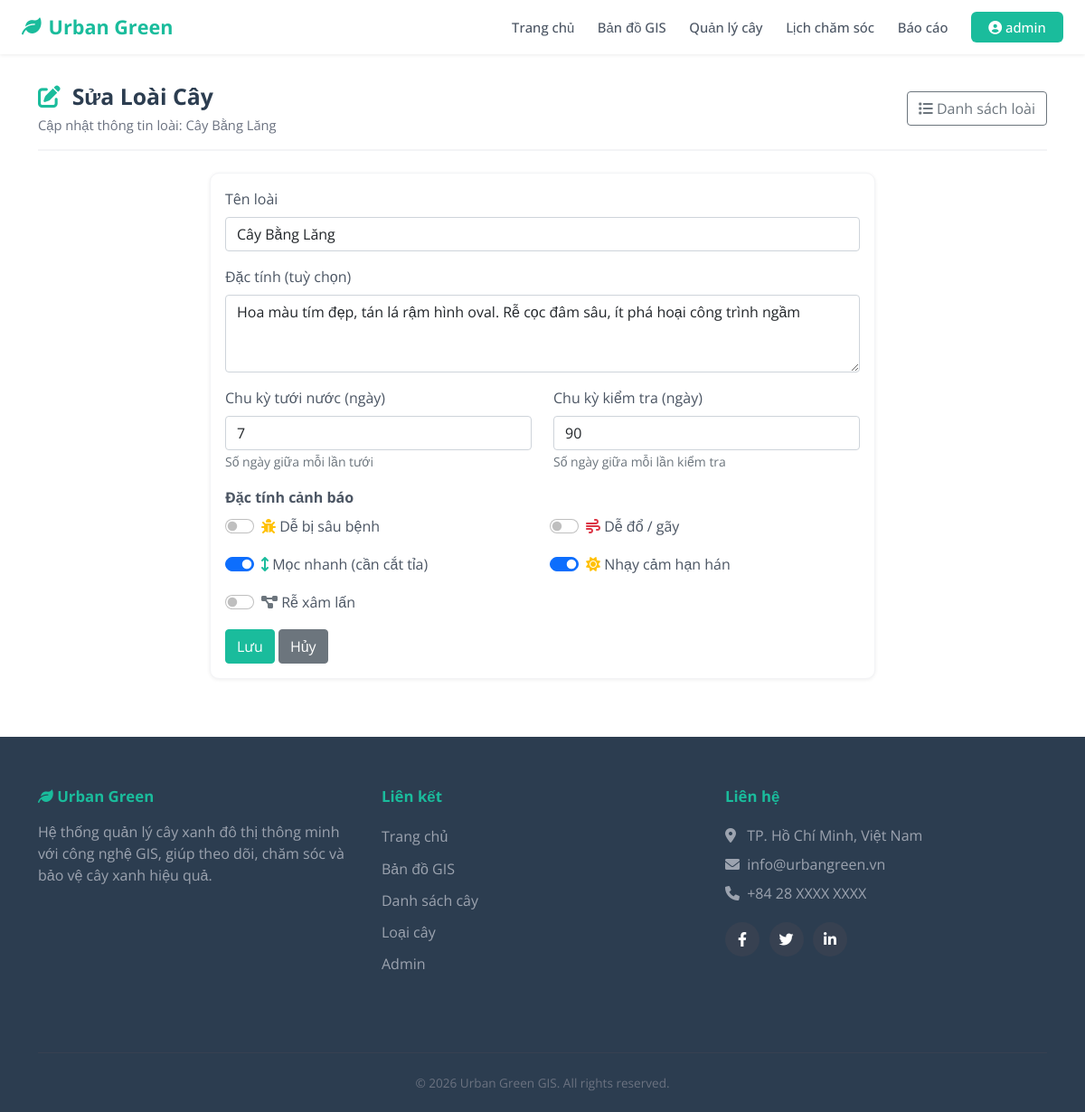
Page /species/3/edit/ (signed in) on the committed database.
### public_map/models.py (models this page shows, shortened)
class TreeSpecies(models.Model):
    name = models.CharField(max_length=100, verbose_name="Tên loài")
    characteristics = models.TextField(verbose_name="Đặc tính", blank=True)
    is_pest_prone = models.BooleanField(default=False, verbose_name="Dễ sâu bệnh")
    is_fall_prone = models.BooleanField(default=False, verbose_name="Dễ đổ/gãy")
    is_fast_growing = models.BooleanField(default=False, verbose_name="Mọc nhanh (cần cắt tỉa)")
    is_drought_sensitive = models.BooleanField(default=False, verbose_name="Nhạy cảm hạn hán")
    is_invasive_roots = models.BooleanField(default=False, verbose_name="Rễ xâm lấn")
    watering_frequency_days = models.PositiveIntegerField(default=7, verbose_name="Chu kỳ tưới nước (ngày)")
    inspection_frequency_days = models.PositiveIntegerField(default=90, verbose_name="Chu kỳ kiểm tra (ngày)")

### public_map/views.py (the view, shortened to what this page needs)
# urls.py: path('species/<int:species_id>/edit/', species_edit_view, name='species_edit'),
@login_required
def species_edit_view(request, species_id):
    species = get_object_or_404(TreeSpecies, id=species_id)
    return render(request, 'species_edit.html', {'species': species})

### public_map/templates/species_edit.html (shortened to what this page needs)
{% extends "base.html" %}
{% block content %}
<div class="container py-4">
    <div class="page-header">
        <div>
            <h2 class="page-title"><i class="fas fa-edit"></i> Sửa Loài Cây</h2>
            <p class="page-subtitle">Cập nhật thông tin loài: {{ species.name }}</p>
        </div>
        <div class="page-actions">
            <a href="{% url 'species_list' %}" class="btn btn-outline-secondary">
                <i class="fas fa-list"></i> Danh sách loài
            </a>
        </div>
    </div>
    <div class="row">
        <div class="col-md-8 offset-md-2">
            <div class="card">
                <div class="card-body">
                    <form method="post">
                        <div class="mb-3">
                            <label class="form-label">Tên loài</label>
                            <input type="text" name="name" class="form-control" value="{{ species.name }}" required>
                        </div>
                        <div class="mb-3">
                            <label class="form-label">Đặc tính (tuỳ chọn)</label>
                            <textarea name="characteristics" class="form-control" rows="3" placeholder="Mô tả đặc tính chung của loài...">{{ species.characteristics|default:'' }}</textarea>
                        </div>
                        <div class="row mb-3">
                            <div class="col-md-6">
                                <label class="form-label">Chu kỳ tưới nước (ngày)</label>
                                <input type="number" name="watering_frequency_days" class="form-control" value="{{ species.watering_frequency_days }}" min="1">
                                <small class="text-muted">Số ngày giữa mỗi lần tưới</small>
                            </div>
                            <div class="col-md-6">
                                <label class="form-label">Chu kỳ kiểm tra (ngày)</label>
                                <input type="number" name="inspection_frequency_days" class="form-control" value="{{ species.inspection_frequency_days }}" min="1">
                                <small class="text-muted">Số ngày giữa mỗi lần kiểm tra</small>
                            </div>
                        </div>
                        <div class="mb-3">
                            <label class="form-label fw-bold">Đặc tính cảnh báo</label>
                            <div class="row g-3">
                                <div class="col-md-6">
                                    <div class="form-check form-switch">
                                        <input class="form-check-input" type="checkbox" name="is_pest_prone" id="isPestProne" {% if species.is_pest_prone %}checked{% endif %}>
                                        <label class="form-check-label" for="isPestProne">
                                            <i class="fas fa-bug text-warning"></i> Dễ bị sâu bệnh
                                        </label>
                                    </div>
                                </div>
                                <div class="col-md-6">
                                    <div class="form-check form-switch">
                                        <input class="form-check-input" type="checkbox" name="is_fall_prone" id="isFallProne" {% if species.is_fall_prone %}checked{% endif %}>
                                        <label class="form-check-label" for="isFallProne">
                                            <i class="fas fa-wind text-danger"></i> Dễ đổ / gãy
                                        </label>
                                    </div>
                                </div>
                                <div class="col-md-6">
                                    <div class="form-check form-switch">
                                        <input class="form-check-input" type="checkbox" name="is_fast_growing" id="isFastGrowing" {% if species.is_fast_growing %}checked{% endif %}>
                                        <label class="form-check-label" for="isFastGrowing">
                                            <i class="fas fa-arrows-up-down text-success"></i> Mọc nhanh (cần cắt tỉa)
                                        </label>
                                    </div>
                                </div>
                                <div class="col-md-6">
                                    <div class="form-check form-switch">
                                        <input class="form-check-input" type="checkbox" name="is_drought_sensitive" id="isDroughtSensitive" {% if species.is_drought_sensitive %}checked{% endif %}>
                                        <label class="form-check-label" for="isDroughtSensitive">
                                            <i class="fas fa-sun text-warning"></i> Nhạy cảm hạn hán
                                        </label>
                                    </div>
                                </div>
                                <div class="col-md-6">
                                    <div class="form-check form-switch">
                                        <input class="form-check-input" type="checkbox" name="is_invasive_roots" id="isInvasiveRoots" {% if species.is_invasive_roots %}checked{% endif %}>
                                        <label class="form-check-label" for="isInvasiveRoots">
                                            <i class="fas fa-diagram-project text-secondary"></i> Rễ xâm lấn
                                        </label>
                                    </div>
                                </div>
                            </div>
                        </div>
                        <button class="btn btn-primary">Lưu</button>
                        <a href="{% url 'species_list' %}" class="btn btn-secondary">Hủy</a>
                    </form>
                </div>
            </div>
        </div>
    </div>
</div>
{% endblock %}

### public_map/templates/partials/header.html (shortened to what this page needs)
<header class="ug-header">
    <div class="ug-header-inner">
        <a href="{% url 'home' %}" class="ug-logo">
            <i class="fas fa-leaf"></i> Urban Green
        </a>
        <ul class="ug-nav" id="ug-main-nav">
            <li><a href="{% url 'home' %}">Trang chủ</a></li>
            <li><a href="{% url 'map' %}">Bản đồ GIS</a></li>
            <li><a href="{% url 'tree_list' %}">Quản lý cây</a></li>
            <li><a href="{% url 'maintenance_list' %}">Lịch chăm sóc</a></li>
            <li><a href="{% url 'dashboard' %}">Báo cáo</a></li>
            <li class="ug-user-menu">
                <a href="#" class="ug-header-btn" onclick="this.parentElement.classList.toggle('open');return false;">
                    <i class="fas fa-user-circle"></i> {{ user.get_short_name|default:user.username }}
                </a>
            </li>
        </ul>
    </div>
</header>

### public_map/templates/base.html (style rules this page uses)
:root { --ug-teal: #1abc9c; --ug-teal-dark: #16a085; --ug-dark: #2c3d50; }
body { font-family: 'Open Sans', sans-serif; color: #4b5563; margin: 0; display: flex; flex-direction: column; min-height: 100vh; }
.btn-primary { background-color: var(--ug-teal); border-color: var(--ug-teal); }
.text-success { color: var(--ug-teal) !important; }
a { color: var(--ug-teal); }
.ug-header { position: fixed; top: 0; left: 0; right: 0; background: #fff; box-shadow: 0 1px 4px rgba(0,0,0,.08); z-index: 1050; }
.ug-header-inner { max-width: 1280px; margin: 0 auto; padding: .85rem 1.5rem; display: flex; justify-content: space-between; align-items: center; }
.ug-logo { font-size: 1.35rem; font-weight: 700; color: var(--ug-teal); text-decoration: none; display: flex; align-items: center; gap: .5rem; }
.ug-nav { display: flex; align-items: center; gap: 1.6rem; list-style: none; margin: 0; padding: 0; }
.ug-nav a { color: #4b5563; text-decoration: none; font-weight: 500; font-size: .93rem; transition: color .2s; }
.ug-header-btn { background: var(--ug-teal); color: #fff !important; padding: .42rem 1.2rem; border-radius: 6px; font-weight: 600; text-decoration: none; transition: background .2s; font-size: .93rem; }
.ug-user-menu { position: relative; }
.card { box-shadow: 0 1px 4px rgba(0,0,0,.07); border: 1px solid #f3f4f6; border-radius: 10px; }
.page-header { display: flex; justify-content: space-between; align-items: center; margin-bottom: 1.5rem; flex-wrap: wrap; gap: 1rem; padding-bottom: 1rem; border-bottom: 2px solid #f3f4f6; }
.page-title { font-size: 1.55rem; font-weight: 700; color: var(--ug-dark); margin: 0; }
.page-title i { color: var(--ug-teal); margin-right: .4rem; }
.page-subtitle { color: #6b7280; font-size: .92rem; margin: .3rem 0 0; }
.page-actions { display: flex; gap: .5rem; align-items: center; flex-wrap: wrap; }

### rows in the picture
TreeSpecies: name "Cây Bằng Lăng", characteristics "Hoa màu tím đẹp, tán lá rậm hình oval. Rễ cọc đâm sâu, ít phá hoại công trình ngầm", watering_frequency_days "7", inspection_frequency_days "90", is_fast_growing "☑", is_drought_sensitive "☑"

### other values in the picture
{{ user.get_short_name|default:user.username }} "admin"
